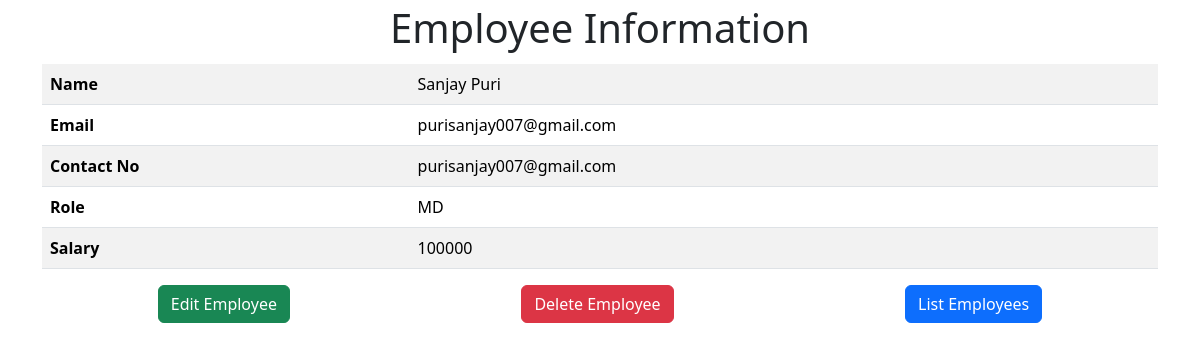
/view/2248ce72db994688a683041396e44b3f, run on the app's committed database.
### employee/models.py (models this page shows, shortened)
class Employee(models.Model):
  emp_name = models.CharField(max_length=200)
  emp_email = models.EmailField()
  emp_contact = models.CharField(max_length=20)
  emp_role = models.CharField(max_length=200)
  emp_salary = models.IntegerField()
  id = models.UUIDField(default=uuid.uuid4, unique=True, primary_key=True, editable=False)

### employee/views.py (the view)
# urls.py: path('view/<str:pk>', views.view_employee, name='view-employee'),
def view_employee(request, pk):
  employee = Employee.objects.get(id=pk)
  context = {
    'employee': employee
  }
  return render(request, 'employee/view.html', context)

### employee/templates/employee/view.html (shortened to what this page needs)
{% extends 'base.html' %}
{% block content %}
  <h1 class="text-center pt-1 pb-1">Employee Information</h1>
  <table class="table table-striped">
    <tbody>
        <tr>
          <th>Name</th><td>{{employee.emp_name}}</td>
        </tr>
        <tr>
          <th>Email</th><td>{{employee.emp_email}}</td>
        </tr>
        <tr>
          <th>Contact No</th><td>{{employee.emp_email}}</td>
        </tr>
        <tr>
          <th>Role</th><td>{{employee.emp_role}}</td>
        </tr>
        <tr>
          <th>Salary</th><td>{{employee.emp_salary}}</td>
        </tr>
    </tbody>
  </table>
  <div class="d-flex justify-content-around">
    <div>
      <a href="{% url 'edit-employee' employee.id %}"><button type="button" class="btn btn-success">Edit Employee</button></a>
    </div>
    <div>
      <a href="{% url 'delete-employee' employee.id %}"><button type="button" class="btn btn-danger">Delete Employee</button></a>
    </div>
    <div>
      <a href="{% url 'employees-list' %}"><button type="button" class="btn btn-primary">List Employees</button></a>
    </div>
  </div>
{% endblock content %}

### data on the page
Employee: emp_name "Sanjay Puri", emp_email "purisanjay007@gmail.com", emp_role "MD", emp_salary "100000"
